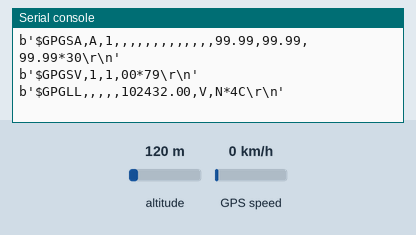
A program run on a simulated MicroPython board. On the bench: the last lines printed to the serial console. Inputs (shaded band) come from the test bench; at power-on: GPS speed 0 km/h, altitude 120 m. The GPS gets a fix after 3 s at 37.7749, -122.4194 with 8 satellites.

Above: at 2.8 s.
2.9 s: GPS speed set to 90 km/h
At 3.88 s:
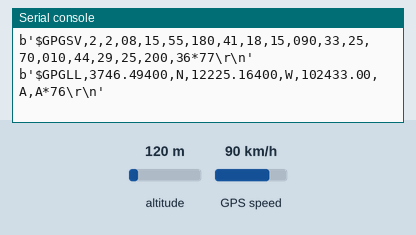
4.6 s: altitude set to 20 m
At 4.63 s:
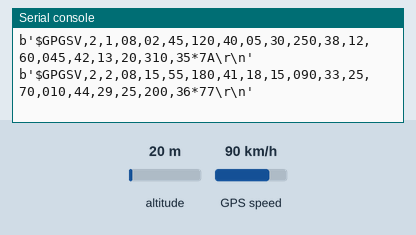
7.5 s: altitude set to 500 m
At 8.92 s:
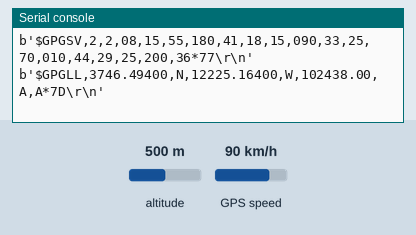
10.1 s: GPS speed set to 2 km/h
At 10.19 s:
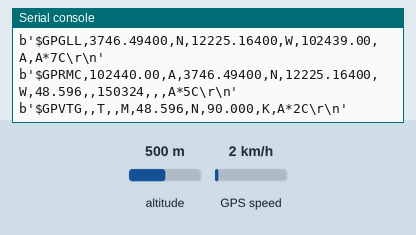
13.7 s: GPS speed set to 118 km/h
At 14.12 s:
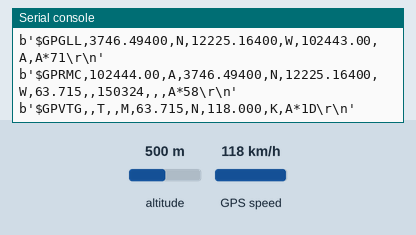
Timing chart, 0 to 16.7 s (numbered marks = the images above; inputs shaded):
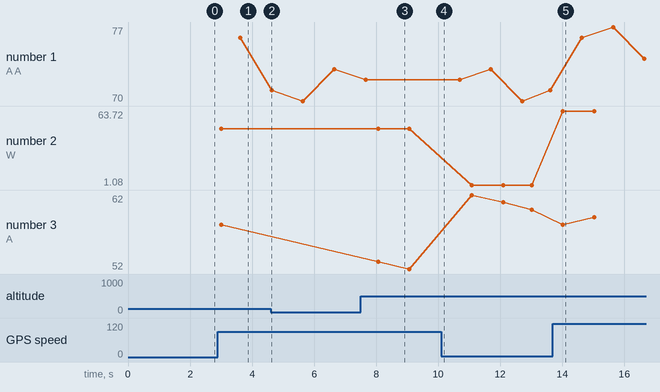

The program:

gps-test.py
```python
from machine import UART, Pin
import time

# Initialize UART1
uart1 = UART(1, baudrate=9600, tx=Pin(4), rx=Pin(5))

def read_gps():
    while True:
        if uart1.any():
            gps_data = uart1.readline()
            print(gps_data)
        time.sleep(0.1)

if __name__ == "__main__":
    print("Starting to read GPS data...")
    read_gps()
```

Measured:
- after the input at 2.9 s, the serial console: prints a new line after 0.11 s (image 1)
- after the input at 7.5 s, the serial console: prints a new line after 0.76 s (image 3)
- after the input at 13.7 s, the serial console: prints a new line after 0.32 s (image 5)
- plotted number 2: 48.6 → 1.08 after the input at 10.1 s, 1.08 → 63.72 after the input at 13.7 s
- plotted number 3: 60 → 59 after the input at 13.7 s
